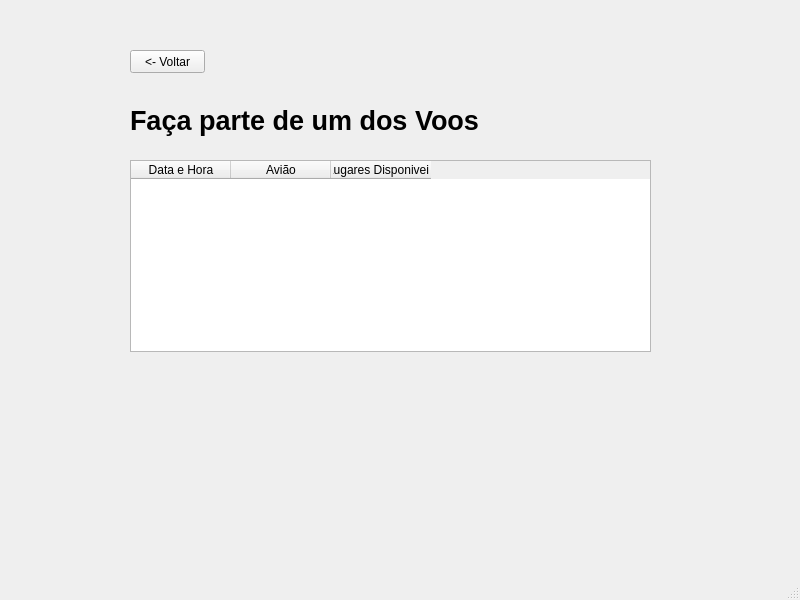
<?xml version="1.0" encoding="UTF-8"?>
<ui version="4.0">
 <class>MainWindow</class>
 <widget class="QMainWindow" name="MainWindow">
  <property name="geometry">
   <rect>
    <x>0</x>
    <y>0</y>
    <width>800</width>
    <height>600</height>
   </rect>
  </property>
  <property name="windowTitle">
   <string>MainWindow</string>
  </property>
  <widget class="QWidget" name="centralwidget">
   <widget class="QPushButton" name="pushButton">
    <property name="geometry">
     <rect>
      <x>-160</x>
      <y>220</y>
      <width>75</width>
      <height>23</height>
     </rect>
    </property>
    <property name="text">
     <string>PushButton</string>
    </property>
   </widget>
   <widget class="QPushButton" name="backButton">
    <property name="geometry">
     <rect>
      <x>130</x>
      <y>50</y>
      <width>75</width>
      <height>23</height>
     </rect>
    </property>
    <property name="text">
     <string>&lt;- Voltar</string>
    </property>
   </widget>
   <widget class="QLabel" name="label">
    <property name="geometry">
     <rect>
      <x>130</x>
      <y>100</y>
      <width>401</width>
      <height>41</height>
     </rect>
    </property>
    <property name="font">
     <font>
      <pointsize>20</pointsize>
      <weight>75</weight>
      <bold>true</bold>
     </font>
    </property>
    <property name="text">
     <string>Faça parte de um dos Voos</string>
    </property>
   </widget>
   <widget class="QTableWidget" name="tableWidget">
    <property name="geometry">
     <rect>
      <x>130</x>
      <y>160</y>
      <width>521</width>
      <height>192</height>
     </rect>
    </property>
    <column>
     <property name="text">
      <string>Data e Hora</string>
     </property>
    </column>
    <column>
     <property name="text">
      <string>Avião</string>
     </property>
    </column>
    <column>
     <property name="text">
      <string>Lugares Disponiveis</string>
     </property>
    </column>
   </widget>
  </widget>
  <widget class="QMenuBar" name="menubar">
   <property name="geometry">
    <rect>
     <x>0</x>
     <y>0</y>
     <width>800</width>
     <height>21</height>
    </rect>
   </property>
  </widget>
  <widget class="QStatusBar" name="statusbar"/>
 </widget>
 <resources/>
 <connections/>
</ui>
